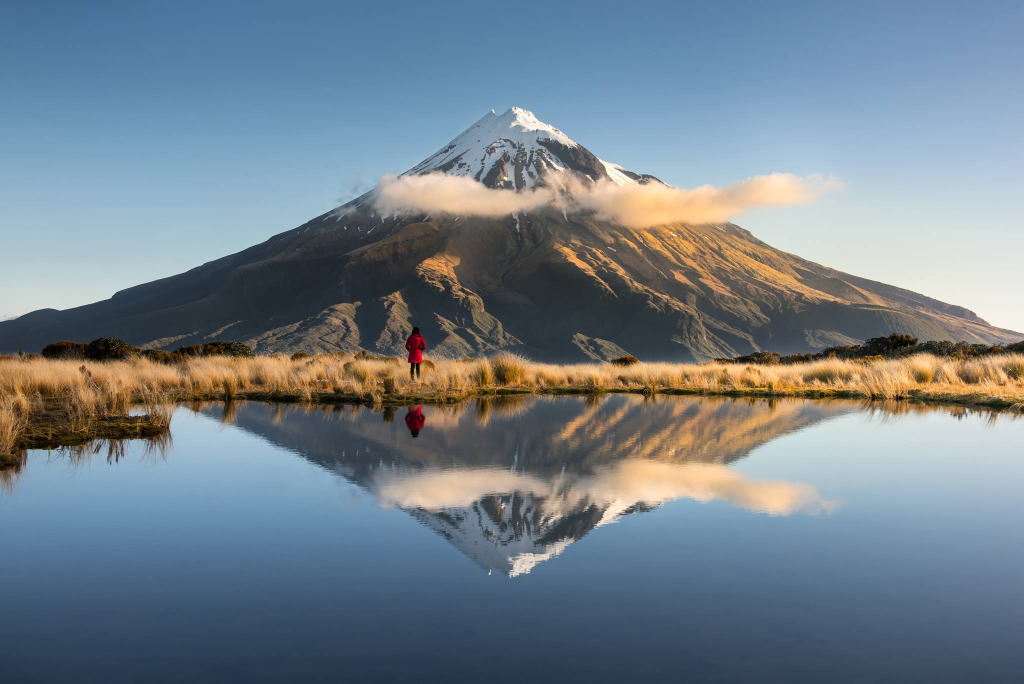
#> input picture img.jpg, 2048 x 1367 px (shown at 1/2 size)
$ python fisheyer_v2.py
#> lines starting #> are read from the running program, lines starting #| are printed output that depends on the picture
import numpy as np
import matplotlib.pyplot as plt
import cv2

orImg = cv2.imread("img.jpg", cv2.IMREAD_COLOR)
#> orImg is the input picture: shape (1367, 2048, 3); mean B, G, R 139.2, 128.6, 114.8
orImg = cv2.resize(orImg, (640, 640), cv2.INTER_LINEAR)
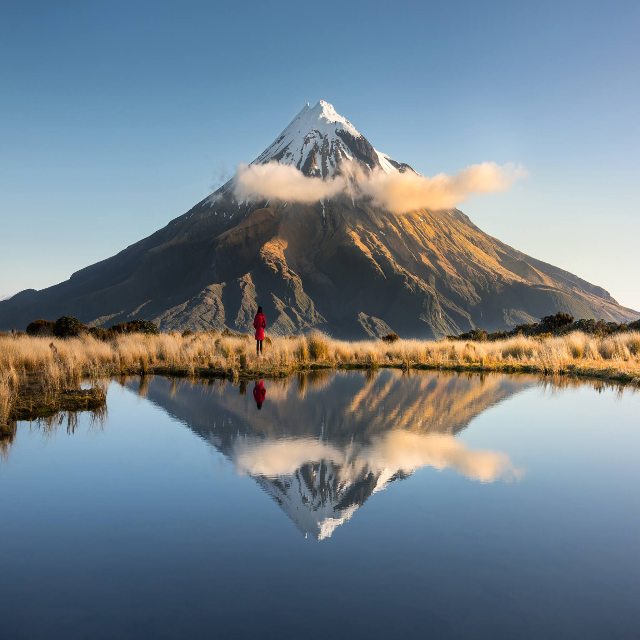
#> orImg: shape (640, 640, 3); mean B, G, R 139.1, 128.5, 114.8

img = np.zeros((640, 640, 3))
img_bw = np.zeros((640, 640, 3))
z = 0.5

store = np.zeros((640, 640))
mr = -10000000
for x in range(640):
    for y in range(640):
        nx, ny = float(x - 320)/320, float(y - 320)/320
        r = nx*nx + ny*ny
        if r < 1:
            r = np.sqrt(r) + (1 - np.sqrt(1 - r))/2
        else:
            r = 0
        store[x, y] = r
        mr = max(r, mr)

for x in range(640):
    for y in range(640):
        nx, ny = (x - 320), (y - 320)
        a = np.sqrt(nx*nx + ny*ny)
        if a > 0.001:
            nx /= a
            ny /= a

        v = store[x,y] / mr
        nr = v * z * 320
        ox, oy = (int(nr * nx + 320), int(nr * ny + 320))
        ox, oy = min(max(ox, 0), 639), min(max(oy, 0), 639)
        img[x, y] = orImg[ox, oy] / 255

        img_bw[x, y] = [v, v, v]
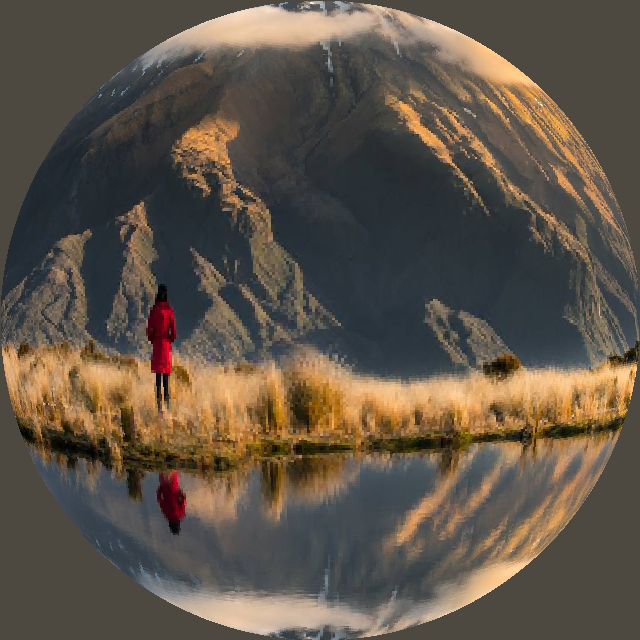
#> img: shape (640, 640, 3) float64; mean B, G, R 0.285, 0.333, 0.374
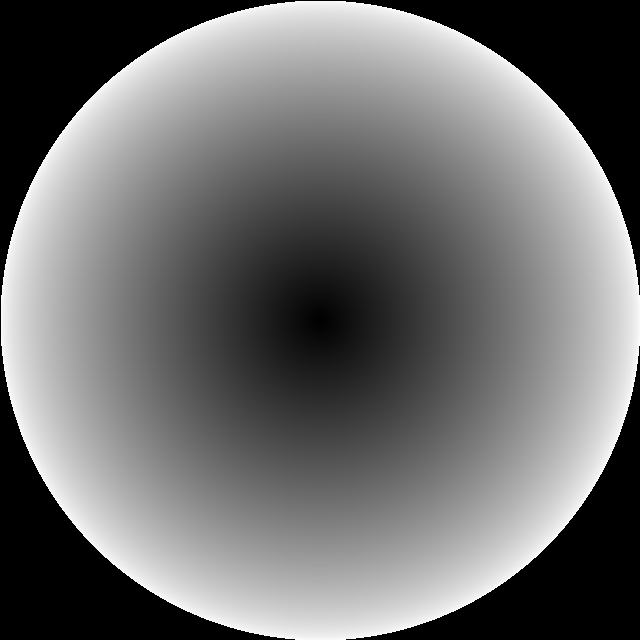
#> img_bw: shape (640, 640, 3) float64; min 0, max 1, mean 0.437

cv2.imshow("fisheyer v2 - fish-eye", img)
cv2.imshow("fisheyer v2 - real", orImg)
cv2.imshow("fisheyer v2 - black white", img_bw)
cv2.waitKey(0)

$ run again, with Elephant10.jpg copied over img.jpg
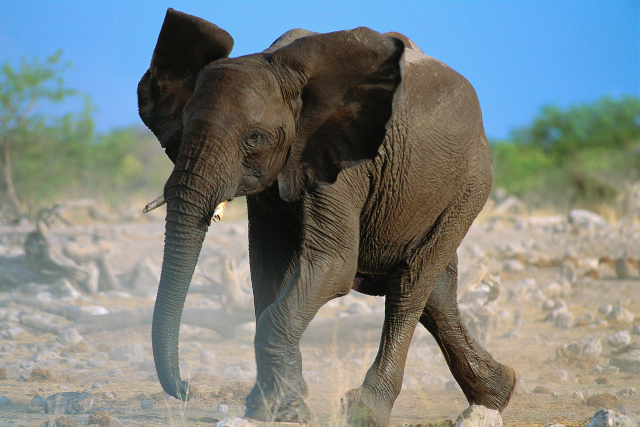
#> input picture Elephant10.jpg, 1280 x 853 px (shown at 1/2 size)
#> orImg is the input picture: shape (853, 1280, 3); mean B, G, R 130.1, 131.8, 123.8
#> `orImg = cv2.resize(orImg, (640, 640), cv2.INTER_LINEAR)`:
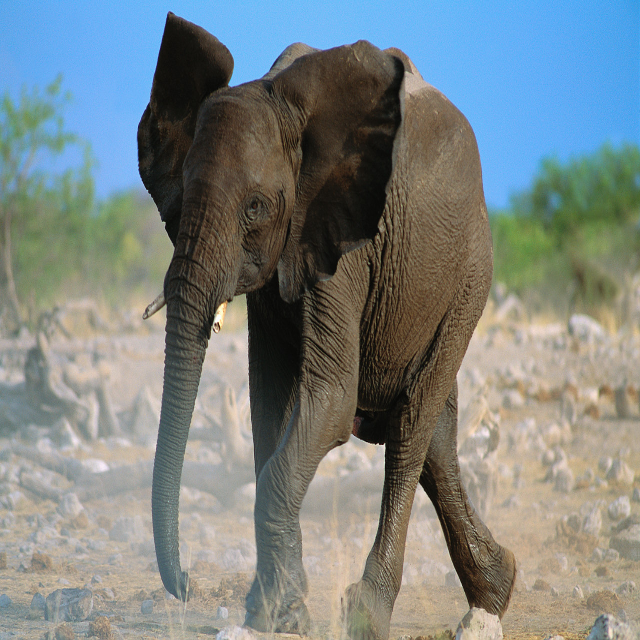
#> orImg: shape (640, 640, 3); mean B, G, R 130, 131.6, 123.7
#> after the loop `for x in range(640):`:
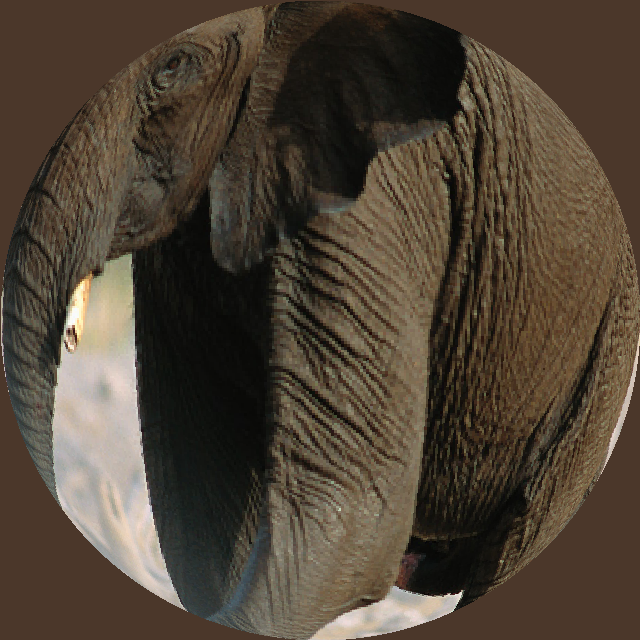
#> img: shape (640, 640, 3) float64; mean B, G, R 0.21, 0.263, 0.309

$ run again, with test.jpg copied over img.jpg
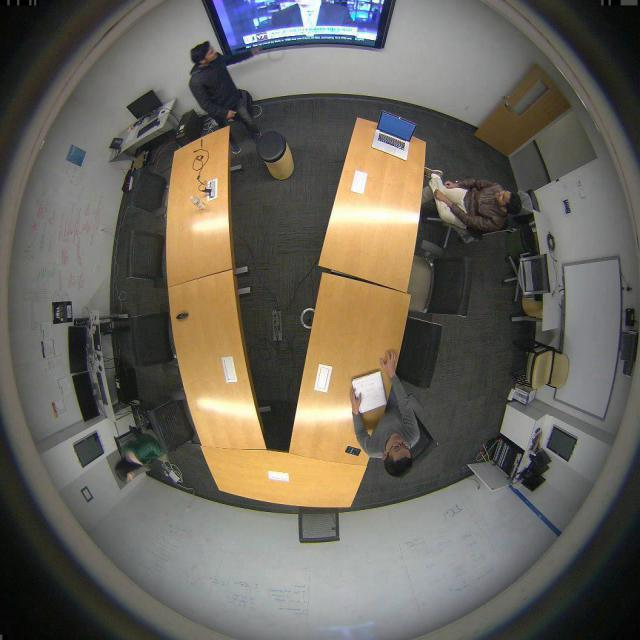
#> input picture test.jpg, 640 x 640 px
#> orImg is the input picture: shape (640, 640, 3); mean B, G, R 92, 101.1, 105.7
#> after the loop `for x in range(640):`:
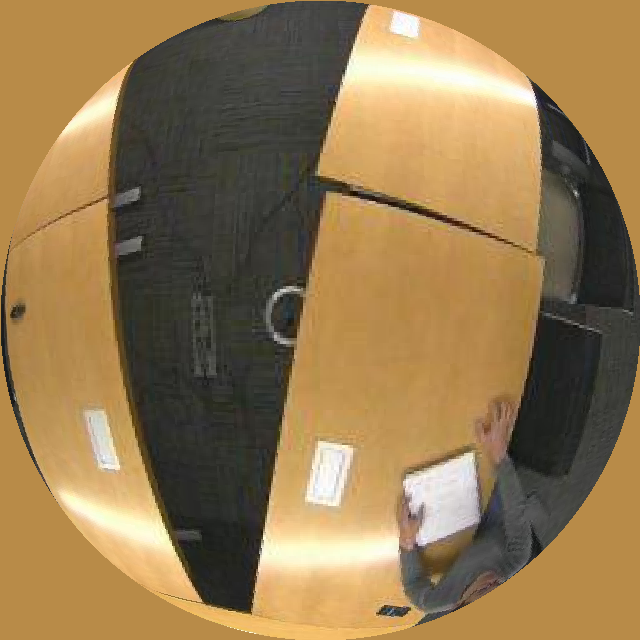
#> img: shape (640, 640, 3) float64; mean B, G, R 0.315, 0.473, 0.577

$ run again, with pic1_1.png saved as img.jpg
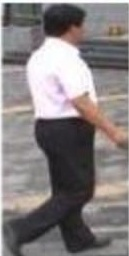
#> input picture pic1_1.png, 129 x 256 px
#> orImg is the input picture: shape (256, 129, 3); mean B, G, R 126.8, 126.6, 132.7
#> `orImg = cv2.resize(orImg, (640, 640), cv2.INTER_LINEAR)`:
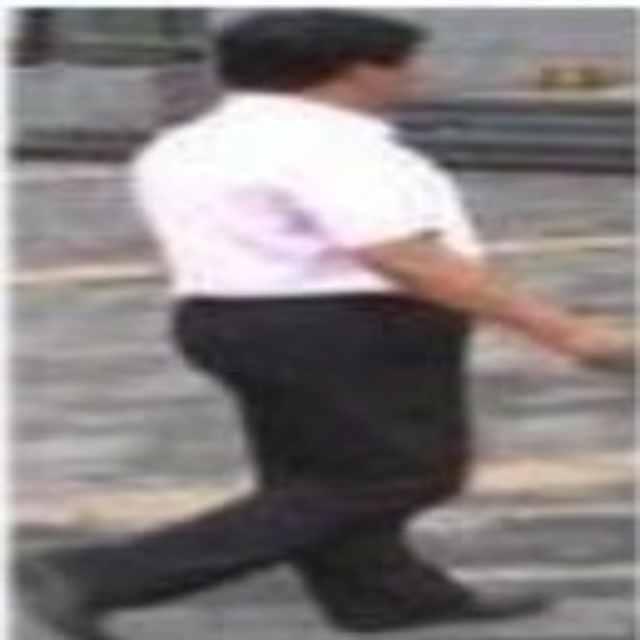
#> orImg: shape (640, 640, 3); mean B, G, R 126.7, 126.5, 132.6
#> after the loop `for x in range(640):`:
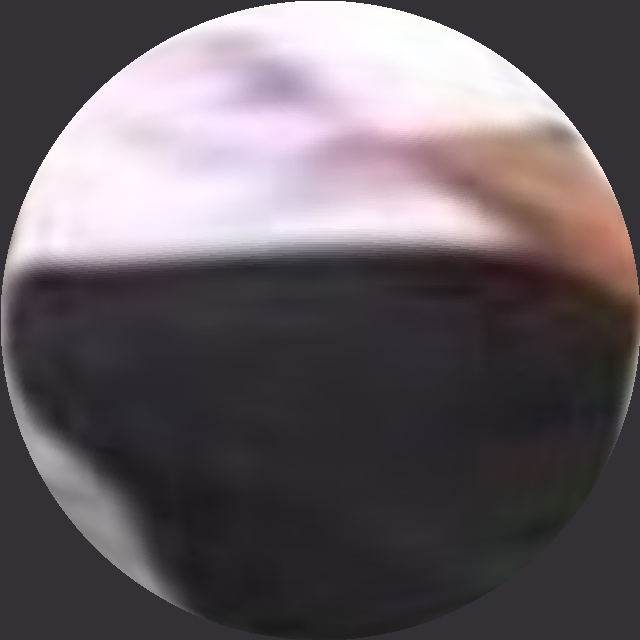
#> img: shape (640, 640, 3) float64; mean B, G, R 0.388, 0.367, 0.398
